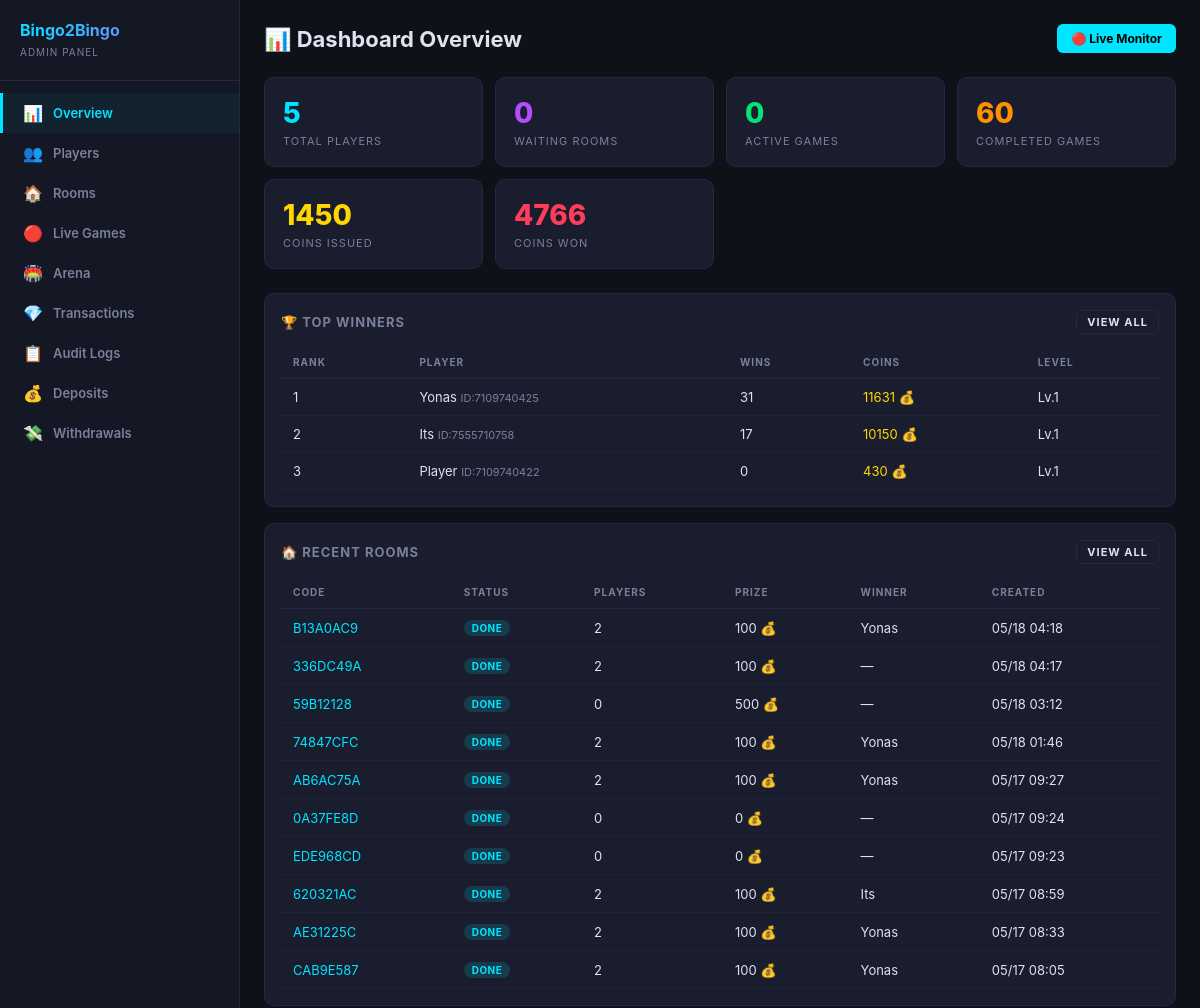
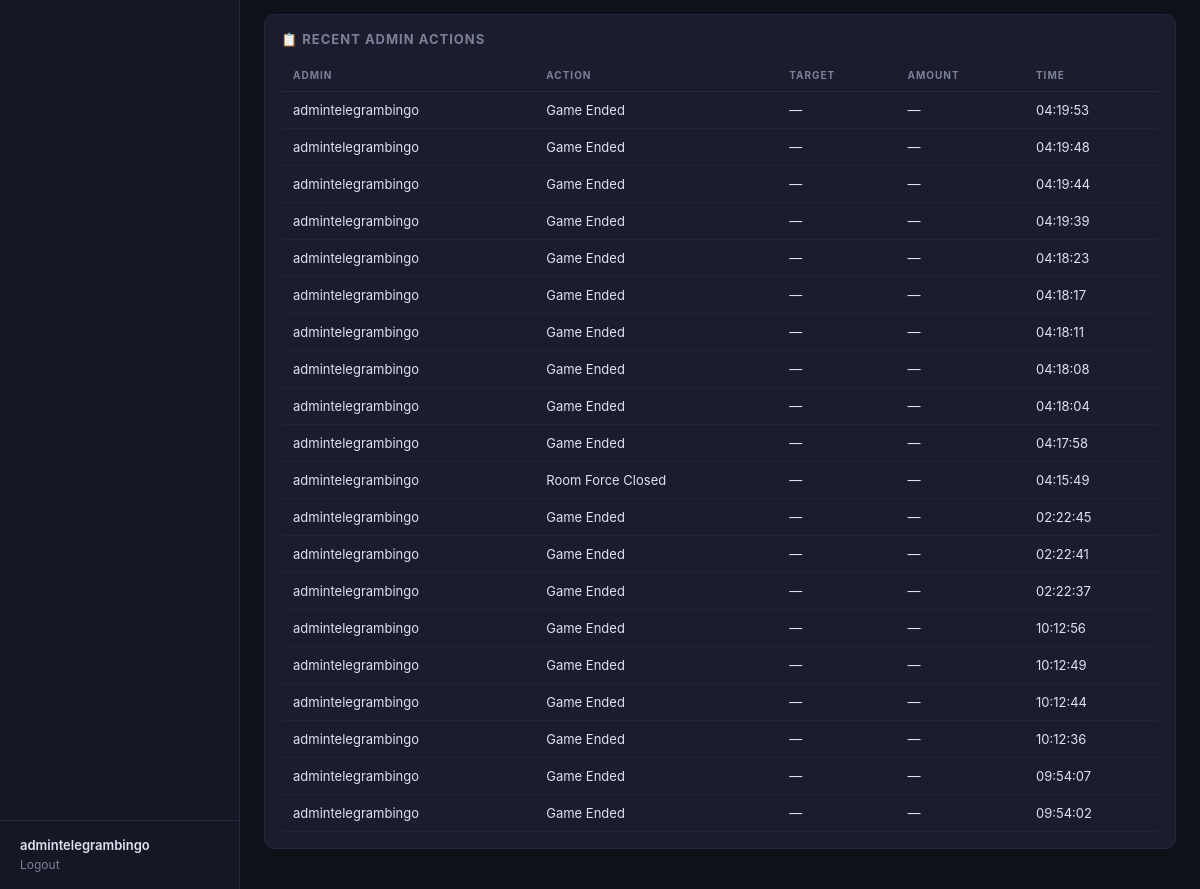
The page /dashboard/ (signed in) on the database its author committed (2 pictures, top to bottom).
### users/models.py (models this page shows, shortened)
class Player(models.Model):
    telegram_id = models.BigIntegerField(unique=True, db_index=True)
    username = models.CharField(max_length=255, blank=True, default='')
    first_name = models.CharField(max_length=255, blank=True, default='')
    phone_number = models.CharField(max_length=20, blank=True, default='')
    coins = models.BigIntegerField(default=10)
    wins = models.IntegerField(default=0)
    losses = models.IntegerField(default=0)
    games_played = models.IntegerField(default=0)
    xp = models.BigIntegerField(default=0)
    level = models.IntegerField(default=1)
    referral_code = models.CharField(max_length=32, unique=True, blank=True)
    invited_by = models.ForeignKey(
        'self', null=True, blank=True,
        on_delete=models.SET_NULL,
        related_name='invitees'
    )
    is_banned = models.BooleanField(default=False)
    last_daily_bonus = models.DateTimeField(null=True, blank=True)
    created_at = models.DateTimeField(default=timezone.now)
    class Meta:
        verbose_name = 'Player'
        verbose_name_plural = 'Players'
        ordering = ['-coins']

### games/models.py (models this page shows, shortened)
class GameRoom(models.Model):
    class RoomType(models.TextChoices):
        PUBLIC = 'public', 'Public'
        PRIVATE = 'private', 'Private'
    class Status(models.TextChoices):
        WAITING = 'waiting', 'Waiting'
        ACTIVE = 'active', 'Active'
        FINISHED = 'finished', 'Finished'
    class GameMode(models.TextChoices):
        AUTO = 'auto', 'Auto'
        MANUAL = 'manual', 'Manual'
    room_code = models.CharField(max_length=8, unique=True, blank=True)
    room_type = models.CharField(max_length=10, choices=RoomType.choices, default=RoomType.PUBLIC)
    status = models.CharField(max_length=10, choices=Status.choices, default=Status.WAITING)
    max_players = models.IntegerField(default=10)
    entry_fee = models.BigIntegerField(default=50)
    prize_pool = models.BigIntegerField(default=0)
    winner = models.ForeignKey(
        Player, null=True, blank=True,
        on_delete=models.SET_NULL,
        related_name='games_won'
    )
    players = models.ManyToManyField(Player, through='BingoCard', related_name='game_rooms')
    game_mode = models.CharField(max_length=10, choices=GameMode.choices, default=GameMode.AUTO)
    game_state = models.JSONField(default=dict, blank=True)
    created_at = models.DateTimeField(default=timezone.now)
    started_at = models.DateTimeField(null=True, blank=True)
    finished_at = models.DateTimeField(null=True, blank=True)
    class Meta:
        verbose_name = 'Game Room'
        verbose_name_plural = 'Game Rooms'
        ordering = ['-created_at']

### dashboard/models.py (models this page shows, shortened)
class AdminLog(models.Model):
    class Action(models.TextChoices):
        COIN_ADD = 'coin_add', 'Coins Added'
        COIN_DEDUCT = 'coin_deduct', 'Coins Deducted'
        COIN_RESET = 'coin_reset', 'Coins Reset'
        PLAYER_BAN = 'player_ban', 'Player Banned'
        PLAYER_UNBAN = 'player_unban', 'Player Unbanned'
        ROOM_CLOSE = 'room_close', 'Room Force Closed'
        PLAYER_KICK = 'player_kick', 'Player Kicked'
        GAME_END = 'game_end', 'Game Ended'
    admin_user = models.ForeignKey(User, on_delete=models.SET_NULL, null=True)
    action = models.CharField(max_length=20, choices=Action.choices)
    target_player = models.ForeignKey('users.Player', on_delete=models.SET_NULL, null=True, blank=True)
    target_room = models.ForeignKey('games.GameRoom', on_delete=models.SET_NULL, null=True, blank=True)
    amount = models.BigIntegerField(null=True, blank=True)
    detail = models.TextField(blank=True, default='')
    created_at = models.DateTimeField(default=timezone.now)
    class Meta:
        verbose_name = 'Admin Log'
        verbose_name_plural = 'Admin Logs'
        ordering = ['-created_at']

### dashboard/views.py (the view)
# urls.py: path('', views.overview, name='overview'),
@admin_required
def overview(request):
    total_players = Player.objects.count()
    active_rooms = GameRoom.objects.filter(status='waiting').count()
    active_games = GameRoom.objects.filter(status='active').count()
    finished_games = GameRoom.objects.filter(status='finished').count()
    total_coins_issued = Transaction.objects.filter(
        transaction_type='deposit'
    ).aggregate(s=Sum('amount'))['s'] or 0
    total_coins_won = Transaction.objects.filter(
        transaction_type='game_win'
    ).aggregate(s=Sum('amount'))['s'] or 0
    recent_rooms = list(GameRoom.objects.select_related('winner')
        .annotate(pc=Count('bingo_cards'))
        .order_by('-created_at')[:10])
    recent_logs = list(AdminLog.objects.select_related('admin_user', 'target_player')
        .order_by('-created_at')[:20])
    top_winners = list(Player.objects.filter(is_banned=False)
        .order_by('-wins')[:5])
    return render(request, 'dashboard/overview.html', {
        'total_players': total_players,
        'active_rooms': active_rooms,
        'active_games': active_games,
        'finished_games': finished_games,
        'total_coins_issued': total_coins_issued,
        'total_coins_won': total_coins_won,
        'recent_rooms': recent_rooms,
        'recent_logs': recent_logs,
        'top_winners': top_winners,
    })

### dashboard/auth.py (called while the page is built)
def admin_required(view_func):
    @wraps(view_func)
    def wrapper(request, *args, **kwargs):
        if not request.user.is_authenticated:
            return redirect('dashboard:login')
        if not request.user.is_staff and not request.user.is_superuser:
            messages.error(request, 'Access denied. Staff only.')
            return redirect('dashboard:login')
        return view_func(request, *args, **kwargs)
    return wrapper

### dashboard/templates/dashboard/overview.html
{% extends 'dashboard/base.html' %}
{% block content %}
<div class="header">
  <h1>📊 Dashboard Overview</h1>
  <div class="header-actions">
    <a href="{% url 'dashboard:live' %}" class="btn btn-cyan">🔴 Live Monitor</a>
  </div>
</div>
<div class="stats-grid">
  <div class="stat-card cyan">
    <div class="stat-value">{{ total_players }}</div>
    <div class="stat-label">Total Players</div>
  </div>
  <div class="stat-card purple">
    <div class="stat-value">{{ active_rooms }}</div>
    <div class="stat-label">Waiting Rooms</div>
  </div>
  <div class="stat-card green">
    <div class="stat-value">{{ active_games }}</div>
    <div class="stat-label">Active Games</div>
  </div>
  <div class="stat-card orange">
    <div class="stat-value">{{ finished_games }}</div>
    <div class="stat-label">Completed Games</div>
  </div>
  <div class="stat-card gold">
    <div class="stat-value">{{ total_coins_issued|floatformat:0 }}</div>
    <div class="stat-label">Coins Issued</div>
  </div>
  <div class="stat-card red">
    <div class="stat-value">{{ total_coins_won|floatformat:0 }}</div>
    <div class="stat-label">Coins Won</div>
  </div>
</div>
<div class="card">
  <div class="card-header">
    <span>🏆 Top Winners</span>
    <a href="{% url 'dashboard:players' %}" class="btn btn-outline btn-sm">View All</a>
  </div>
  <table>
    <thead><tr><th>Rank</th><th>Player</th><th>Wins</th><th>Coins</th><th>Level</th></tr></thead>
    <tbody>
    {% for p in top_winners %}
    <tr>
      <td>{{ forloop.counter }}</td>
      <td>{{ p.first_name }} <span style="color:var(--muted);font-size:11px;">ID:{{ p.telegram_id }}</span></td>
      <td>{{ p.wins }}</td>
      <td style="color:var(--gold)">{{ p.coins }} 💰</td>
      <td>Lv.{{ p.level }}</td>
    </tr>
    {% endfor %}
    </tbody>
  </table>
</div>
<div class="card">
  <div class="card-header">
    <span>🏠 Recent Rooms</span>
    <a href="{% url 'dashboard:rooms' %}" class="btn btn-outline btn-sm">View All</a>
  </div>
  <table>
    <thead><tr><th>Code</th><th>Status</th><th>Players</th><th>Prize</th><th>Winner</th><th>Created</th></tr></thead>
    <tbody>
    {% for r in recent_rooms %}
    <tr>
      <td><a href="{% url 'dashboard:room_detail' r.room_code %}">{{ r.room_code }}</a></td>
      <td>
        {% if r.status == 'waiting' %}<span class="badge badge-warning">Waiting</span>
        {% elif r.status == 'active' %}<span class="badge badge-success">Active</span>
        {% else %}<span class="badge badge-info">Done</span>{% endif %}
      </td>
      <td>{{ r.pc }}</td>
      <td>{{ r.prize_pool }} 💰</td>
      <td>{{ r.winner.first_name|default:"—" }}</td>
      <td>{{ r.created_at|date:"m/d H:i" }}</td>
    </tr>
    {% endfor %}
    </tbody>
  </table>
</div>
<div class="card">
  <div class="card-header">📋 Recent Admin Actions</div>
  <table>
    <thead><tr><th>Admin</th><th>Action</th><th>Target</th><th>Amount</th><th>Time</th></tr></thead>
    <tbody>
    {% for log in recent_logs %}
    <tr>
      <td>{{ log.admin_user.username|default:"system" }}</td>
      <td>{{ log.get_action_display }}</td>
      <td>{{ log.target_player.first_name|default:"—" }}</td>
      <td>{% if log.amount %}{{ log.amount }} 💰{% else %}—{% endif %}</td>
      <td>{{ log.created_at|date:"H:i:s" }}</td>
    </tr>
    {% endfor %}
    </tbody>
  </table>
</div>
{% endblock %}

### dashboard/templates/dashboard/base.html (shortened to what this page needs)
<!DOCTYPE html>
<html lang="en">
<head>
  {% load static %}
  <link rel="stylesheet" href="{% static 'dashboard/css/admin.css' %}">
</head>
<body>
  <aside class="sidebar">
    <div class="sidebar-logo">
      <h2>Bingo2Bingo</h2>
      <span>Admin Panel</span>
    </div>
    <nav class="sidebar-nav">
      <a href="{% url 'dashboard:overview' %}" class="{% if request.resolver_match.url_name == 'overview' %}active{% endif %}">
        <span class="icon">📊</span> Overview
      </a>
      <a href="{% url 'dashboard:players' %}" class="{% if request.resolver_match.url_name == 'players' %}active{% endif %}">
        <span class="icon">👥</span> Players
      </a>
      <a href="{% url 'dashboard:rooms' %}" class="{% if request.resolver_match.url_name == 'rooms' or request.resolver_match.url_name == 'room_detail' %}active{% endif %}">
        <span class="icon">🏠</span> Rooms
      </a>
      <a href="{% url 'dashboard:live' %}" class="{% if request.resolver_match.url_name == 'live' %}active{% endif %}">
        <span class="icon">🔴</span> Live Games
      </a>
      <a href="{% url 'dashboard:arena' %}" class="{% if request.resolver_match.url_name == 'arena' %}active{% endif %}">
        <span class="icon">🏟️</span> Arena
      </a>
      <a href="{% url 'dashboard:transactions' %}" class="{% if request.resolver_match.url_name == 'transactions' %}active{% endif %}">
        <span class="icon">💎</span> Transactions
      </a>
      <a href="{% url 'dashboard:logs' %}" class="{% if request.resolver_match.url_name == 'logs' %}active{% endif %}">
        <span class="icon">📋</span> Audit Logs
      </a>
      <a href="{% url 'dashboard:admin_deposits' %}" class="{% if request.resolver_match.url_name == 'admin_deposits' %}active{% endif %}">
        <span class="icon">💰</span> Deposits
      </a>
      <a href="{% url 'dashboard:admin_withdrawals' %}" class="{% if request.resolver_match.url_name == 'admin_withdrawals' %}active{% endif %}">
        <span class="icon">💸</span> Withdrawals
      </a>
    </nav>
    <div class="sidebar-footer">
      <div class="user">{{ request.user.username }}</div>
      <a href="{% url 'dashboard:logout' %}">Logout</a>
    </div>
  </aside>
  <main class="main">
    {% block content %}{% endblock %}
  </main>
</body>
</html>

### dashboard/static/dashboard/css/admin.css (style rules this page uses)
:root { --bg: #0f1119; --sidebar-bg: #141724; --card-bg: #1a1d2e; --border: #252840; --text: #e0e2f0; --muted: #7c7f9a; --cyan: #00e5ff; --purple: #b44dff; --gold: #ffd700; --green: #00e676; --red: #ff3d5a; --orange: #ff9100; --radius: 10px; }
* { margin:0; padding:0; box-sizing:border-box; }
body { font-family: -apple-system, BlinkMacSystemFont, 'Segoe UI', Roboto, sans-serif; background: var(--bg); color: var(--text); display: flex; min-height: 100vh; }
a { color: var(--cyan); text-decoration: none; }
.sidebar { width: 240px; min-height: 100vh; background: var(--sidebar-bg); border-right: 1px solid var(--border); padding: 20px 0; position: fixed; top: 0; left: 0; bottom: 0; overflow-y: auto; z-index: 10; }
.sidebar-logo { padding: 0 20px 20px; border-bottom: 1px solid var(--border); margin-bottom: 12px; }
.sidebar-logo h2 { font-size: 16px; background: linear-gradient(135deg, var(--cyan), var(--purple)); -webkit-background-clip: text; -webkit-text-fill-color: transparent; background-clip: text; }
.sidebar-logo span { font-size: 10px; color: var(--muted); letter-spacing: 1px; text-transform: uppercase; }
.sidebar-nav a { display: flex; align-items: center; gap: 10px; padding: 10px 20px; color: var(--muted); font-size: 13px; font-weight: 600; transition: .2s; border-left: 3px solid transparent; }
.sidebar-nav a:hover, .sidebar-nav a.active { color: var(--cyan); background: rgba(0,229,255,0.05); border-left-color: var(--cyan); }
.sidebar-nav .icon { font-size: 16px; width: 20px; text-align: center; }
.sidebar-footer { position: absolute; bottom: 0; left: 0; right: 0; padding: 16px 20px; border-top: 1px solid var(--border); }
.sidebar-footer a { font-size: 12px; color: var(--muted); }
.sidebar-footer .user { font-size: 13px; font-weight: 600; color: var(--text); }
.main { margin-left: 240px; flex: 1; padding: 24px; }
.header { display: flex; justify-content: space-between; align-items: center; margin-bottom: 24px; }
.header h1 { font-size: 22px; font-weight: 700; }
.header-actions { display: flex; gap: 8px; }
.stats-grid { display: grid; grid-template-columns: repeat(auto-fit, minmax(200px,1fr)); gap: 12px; margin-bottom: 24px; }
.stat-card { background: var(--card-bg); border: 1px solid var(--border); border-radius: var(--radius); padding: 18px; }
.stat-card .stat-value { font-size: 28px; font-weight: 800; }
.stat-card .stat-label { font-size: 11px; color: var(--muted); text-transform: uppercase; letter-spacing: 1px; margin-top: 4px; }
.stat-card.cyan .stat-value { color: var(--cyan); }
.stat-card.purple .stat-value { color: var(--purple); }
.stat-card.gold .stat-value { color: var(--gold); }
.stat-card.green .stat-value { color: var(--green); }
.stat-card.red .stat-value { color: var(--red); }
.stat-card.orange .stat-value { color: var(--orange); }
.card { background: var(--card-bg); border: 1px solid var(--border); border-radius: var(--radius); padding: 16px; margin-bottom: 16px; }
.card-header { font-size: 13px; font-weight: 700; color: var(--muted); text-transform: uppercase; letter-spacing: 1px; margin-bottom: 12px; display: flex; justify-content: space-between; align-items: center; }
table { width: 100%; border-collapse: collapse; font-size: 13px; }
th { text-align: left; padding: 10px 12px; color: var(--muted); font-weight: 700; text-transform: uppercase; font-size: 10px; letter-spacing: 1px; border-bottom: 1px solid var(--border); }
td { padding: 10px 12px; border-bottom: 1px solid rgba(255,255,255,0.03); }
.badge { display: inline-block; padding: 2px 8px; border-radius: 20px; font-size: 10px; font-weight: 700; text-transform: uppercase; letter-spacing: 0.5px; }
.badge-info { background: rgba(0,229,255,0.15); color: var(--cyan); }
.btn { display: inline-block; padding: 7px 14px; border-radius: 6px; font-size: 12px; font-weight: 700; cursor: pointer; border: none; transition: .2s; text-decoration: none; color: #fff; }
.btn-sm { padding: 4px 10px; font-size: 11px; }
.btn-cyan { background: var(--cyan); color: #000; }
.btn-outline { background: transparent; border: 1px solid var(--border); color: var(--text); }

### rows shown on the page
Player: first_name "Yonas", telegram_id "7109740425", wins "31", coins "11631", level "1"
Player: first_name "Its", telegram_id "7555710758", wins "17", coins "10150", level "1"
Player: first_name "Player", telegram_id "7109740422", wins "0", coins "430", level "1"
GameRoom: room_code "B13A0AC9", status "DONE", pc "2", prize_pool "100", winner.first_name "Yonas", created_at "05/18 04:18"
GameRoom: room_code "336DC49A", status "DONE", pc "2", prize_pool "100", winner.first_name "—", created_at "05/18 04:17"
GameRoom: room_code "59B12128", status "DONE", pc "0", prize_pool "500", winner.first_name "—", created_at "05/18 03:12"
GameRoom: room_code "74847CFC", status "DONE", pc "2", prize_pool "100", winner.first_name "Yonas", created_at "05/18 01:46"
GameRoom: room_code "AB6AC75A", status "DONE", pc "2", prize_pool "100", winner.first_name "Yonas", created_at "05/17 09:27"
GameRoom: room_code "0A37FE8D", status "DONE", pc "0", prize_pool "0", winner.first_name "—", created_at "05/17 09:24"
GameRoom: room_code "EDE968CD", status "DONE", pc "0", prize_pool "0", winner.first_name "—", created_at "05/17 09:23"
GameRoom: room_code "620321AC", status "DONE", pc "2", prize_pool "100", winner.first_name "Its", created_at "05/17 08:59"
GameRoom: room_code "AE31225C", status "DONE", pc "2", prize_pool "100", winner.first_name "Yonas", created_at "05/17 08:33"
GameRoom: room_code "CAB9E587", status "DONE", pc "2", prize_pool "100", winner.first_name "Yonas", created_at "05/17 08:05"
AdminLog: admin_user.username "admintelegrambingo", action "Game Ended", target_player.first_name "—", created_at "04:19:53"
AdminLog: admin_user.username "admintelegrambingo", action "Game Ended", target_player.first_name "—", created_at "04:19:48"
AdminLog: admin_user.username "admintelegrambingo", action "Game Ended", target_player.first_name "—", created_at "04:19:44"
AdminLog: admin_user.username "admintelegrambingo", action "Game Ended", target_player.first_name "—", created_at "04:19:39"
AdminLog: admin_user.username "admintelegrambingo", action "Game Ended", target_player.first_name "—", created_at "04:18:23"
AdminLog: admin_user.username "admintelegrambingo", action "Game Ended", target_player.first_name "—", created_at "04:18:17"
AdminLog: admin_user.username "admintelegrambingo", action "Game Ended", target_player.first_name "—", created_at "04:18:11"
AdminLog: admin_user.username "admintelegrambingo", action "Game Ended", target_player.first_name "—", created_at "04:18:08"
AdminLog: admin_user.username "admintelegrambingo", action "Game Ended", target_player.first_name "—", created_at "04:18:04"
AdminLog: admin_user.username "admintelegrambingo", action "Game Ended", target_player.first_name "—", created_at "04:17:58"
AdminLog: admin_user.username "admintelegrambingo", action "Room Force Closed", target_player.first_name "—", created_at "04:15:49"
AdminLog: admin_user.username "admintelegrambingo", action "Game Ended", target_player.first_name "—", created_at "02:22:45"
AdminLog: admin_user.username "admintelegrambingo", action "Game Ended", target_player.first_name "—", created_at "02:22:41"
AdminLog: admin_user.username "admintelegrambingo", action "Game Ended", target_player.first_name "—", created_at "02:22:37"
AdminLog: admin_user.username "admintelegrambingo", action "Game Ended", target_player.first_name "—", created_at "10:12:56"
AdminLog: admin_user.username "admintelegrambingo", action "Game Ended", target_player.first_name "—", created_at "10:12:49"
AdminLog: admin_user.username "admintelegrambingo", action "Game Ended", target_player.first_name "—", created_at "10:12:44"
AdminLog: admin_user.username "admintelegrambingo", action "Game Ended", target_player.first_name "—", created_at "10:12:36"
AdminLog: admin_user.username "admintelegrambingo", action "Game Ended", target_player.first_name "—", created_at "09:54:07"
AdminLog: admin_user.username "admintelegrambingo", action "Game Ended", target_player.first_name "—", created_at "09:54:02"

### other values the page prints
{{ request.user.username }} "admintelegrambingo"
{{ total_players }} "5"
{{ active_rooms }} "0"
{{ active_games }} "0"
{{ finished_games }} "60"
{{ total_coins_issued|floatformat:0 }} "1450"
{{ total_coins_won|floatformat:0 }} "4766"
